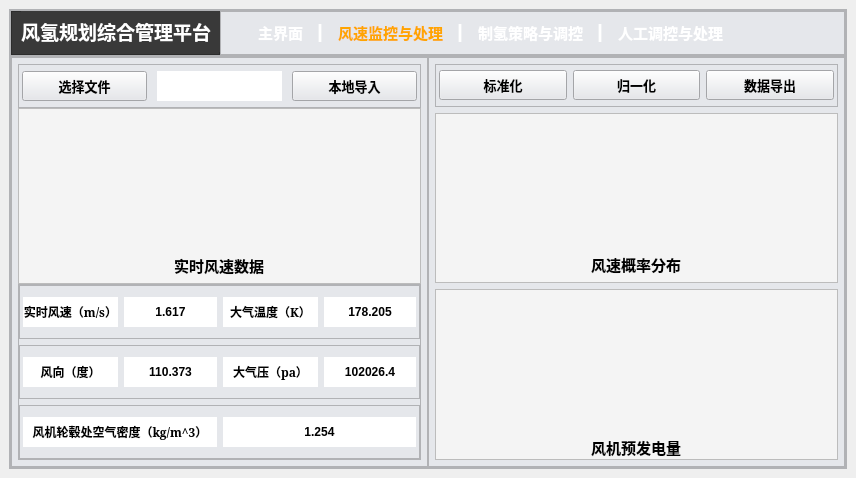
<?xml version="1.0" encoding="UTF-8"?>
<ui version="4.0">
 <class>MainWindow_fengji</class>
 <widget class="QMainWindow" name="MainWindow_fengji">
  <property name="geometry">
   <rect>
    <x>0</x>
    <y>0</y>
    <width>856</width>
    <height>478</height>
   </rect>
  </property>
  <property name="windowTitle">
   <string>MainWindow</string>
  </property>
  <widget class="QWidget" name="centralwidget">
   <layout class="QVBoxLayout" name="verticalLayout">
    <item>
     <widget class="QFrame" name="frame">
      <property name="font">
       <font>
        <weight>75</weight>
        <bold>true</bold>
       </font>
      </property>
      <property name="styleSheet">
       <string notr="true">background-color: rgb(229, 231, 235);</string>
      </property>
      <property name="frameShape">
       <enum>QFrame::StyledPanel</enum>
      </property>
      <property name="frameShadow">
       <enum>QFrame::Raised</enum>
      </property>
      <layout class="QVBoxLayout" name="verticalLayout_2" stretch="1,9">
       <property name="spacing">
        <number>0</number>
       </property>
       <property name="leftMargin">
        <number>0</number>
       </property>
       <property name="topMargin">
        <number>0</number>
       </property>
       <property name="rightMargin">
        <number>0</number>
       </property>
       <property name="bottomMargin">
        <number>0</number>
       </property>
       <item>
        <widget class="QFrame" name="frame_16">
         <property name="sizePolicy">
          <sizepolicy hsizetype="Expanding" vsizetype="Expanding">
           <horstretch>0</horstretch>
           <verstretch>2</verstretch>
          </sizepolicy>
         </property>
         <property name="frameShape">
          <enum>QFrame::StyledPanel</enum>
         </property>
         <property name="frameShadow">
          <enum>QFrame::Raised</enum>
         </property>
         <layout class="QHBoxLayout" name="horizontalLayout_8">
          <property name="spacing">
           <number>0</number>
          </property>
          <property name="leftMargin">
           <number>0</number>
          </property>
          <property name="topMargin">
           <number>0</number>
          </property>
          <property name="rightMargin">
           <number>0</number>
          </property>
          <property name="bottomMargin">
           <number>0</number>
          </property>
          <item>
           <widget class="QFrame" name="frame_17">
            <property name="sizePolicy">
             <sizepolicy hsizetype="Expanding" vsizetype="Expanding">
              <horstretch>1</horstretch>
              <verstretch>0</verstretch>
             </sizepolicy>
            </property>
            <property name="styleSheet">
             <string notr="true">background-color: rgb(57, 57, 57);</string>
            </property>
            <property name="frameShape">
             <enum>QFrame::StyledPanel</enum>
            </property>
            <property name="frameShadow">
             <enum>QFrame::Raised</enum>
            </property>
            <widget class="QLabel" name="label_5">
             <property name="geometry">
              <rect>
               <x>10</x>
               <y>0</y>
               <width>201</width>
               <height>41</height>
              </rect>
             </property>
             <property name="font">
              <font>
               <family>黑体</family>
               <pointsize>14</pointsize>
               <weight>75</weight>
               <bold>true</bold>
              </font>
             </property>
             <property name="styleSheet">
              <string notr="true">QLabel {
    color: rgb(255, 255, 255);
    
    text-align: center;
}
</string>
             </property>
             <property name="text">
              <string>风氢规划综合管理平台</string>
             </property>
            </widget>
           </widget>
          </item>
          <item>
           <widget class="QFrame" name="frame_18">
            <property name="sizePolicy">
             <sizepolicy hsizetype="Expanding" vsizetype="Expanding">
              <horstretch>3</horstretch>
              <verstretch>0</verstretch>
             </sizepolicy>
            </property>
            <property name="styleSheet">
             <string notr="true">background: qlineargradient(spread:pad, x1:0, y1:1, x2:1, y2:1, 
                            stop:0 rgba(77, 77, 77, 255), 
                            stop:1 rgba(57, 57, 57, 255));
</string>
            </property>
            <property name="frameShape">
             <enum>QFrame::StyledPanel</enum>
            </property>
            <property name="frameShadow">
             <enum>QFrame::Raised</enum>
            </property>
            <widget class="QPushButton" name="pushButton_main">
             <property name="geometry">
              <rect>
               <x>30</x>
               <y>10</y>
               <width>61</width>
               <height>23</height>
              </rect>
             </property>
             <property name="font">
              <font>
               <family>幼圆</family>
               <pointsize>11</pointsize>
               <weight>75</weight>
               <italic>false</italic>
               <bold>true</bold>
               <underline>false</underline>
              </font>
             </property>
             <property name="styleSheet">
              <string notr="true">QPushButton{
	border:none;
	color: rgb(255, 255, 255);
 	background-color: transparent; /* 设置背景颜色为透明 */
}
QPushButton:hover{
	padding-bottom:5px;
}
</string>
             </property>
             <property name="text">
              <string>主界面</string>
             </property>
            </widget>
            <widget class="QPushButton" name="pushButton_fengji">
             <property name="geometry">
              <rect>
               <x>110</x>
               <y>10</y>
               <width>121</width>
               <height>23</height>
              </rect>
             </property>
             <property name="font">
              <font>
               <family>幼圆</family>
               <pointsize>11</pointsize>
               <weight>75</weight>
               <bold>true</bold>
              </font>
             </property>
             <property name="styleSheet">
              <string notr="true">QPushButton{
	border:none;
	color: #FFA500;  /* 橙色 */
 	background-color: transparent; /* 设置背景颜色为透明 */
}
QPushButton:hover{
	padding-bottom:5px;
}
</string>
             </property>
             <property name="text">
              <string>风速监控与处理</string>
             </property>
            </widget>
            <widget class="QPushButton" name="pushButton_zhiqing">
             <property name="geometry">
              <rect>
               <x>250</x>
               <y>10</y>
               <width>121</width>
               <height>23</height>
              </rect>
             </property>
             <property name="font">
              <font>
               <family>幼圆</family>
               <pointsize>11</pointsize>
               <weight>75</weight>
               <bold>true</bold>
              </font>
             </property>
             <property name="styleSheet">
              <string notr="true">QPushButton{
	border:none;
	color: rgb(255, 255, 255);
 	background-color: transparent; /* 设置背景颜色为透明 */
}
QPushButton:hover{
	padding-bottom:5px;
}
</string>
             </property>
             <property name="text">
              <string>制氢策略与调控</string>
             </property>
            </widget>
            <widget class="QPushButton" name="pushButton_rengong">
             <property name="geometry">
              <rect>
               <x>390</x>
               <y>10</y>
               <width>121</width>
               <height>23</height>
              </rect>
             </property>
             <property name="font">
              <font>
               <family>幼圆</family>
               <pointsize>11</pointsize>
               <weight>75</weight>
               <bold>true</bold>
              </font>
             </property>
             <property name="styleSheet">
              <string notr="true">QPushButton{
	border:none;
	color: rgb(255, 255, 255);
 	background-color: transparent; /* 设置背景颜色为透明 */
}
QPushButton:hover{
	padding-bottom:5px;
}
</string>
             </property>
             <property name="text">
              <string>人工调控与处理</string>
             </property>
            </widget>
            <widget class="QPushButton" name="pushButton_10">
             <property name="geometry">
              <rect>
               <x>580</x>
               <y>10</y>
               <width>41</width>
               <height>31</height>
              </rect>
             </property>
             <property name="styleSheet">
              <string notr="true">QPushButton {
    background-color: transparent;  /* 背景透明 */
    border: none;  /* 去掉边框 */
}
</string>
             </property>
             <property name="text">
              <string/>
             </property>
             <property name="icon">
              <iconset resource="res.qrc">
               <normaloff>:/icons/icons/关白粗.png</normaloff>:/icons/icons/关白粗.png</iconset>
             </property>
            </widget>
            <widget class="QLabel" name="label_23">
             <property name="geometry">
              <rect>
               <x>90</x>
               <y>10</y>
               <width>21</width>
               <height>21</height>
              </rect>
             </property>
             <property name="font">
              <font>
               <family>幼圆</family>
               <pointsize>15</pointsize>
               <weight>75</weight>
               <bold>true</bold>
              </font>
             </property>
             <property name="styleSheet">
              <string notr="true">QLabel {
    color: white;  /* 文字颜色白色 */
    background-color: transparent;  /* 背景透明 */
}
</string>
             </property>
             <property name="text">
              <string>丨</string>
             </property>
            </widget>
            <widget class="QLabel" name="label_24">
             <property name="geometry">
              <rect>
               <x>230</x>
               <y>10</y>
               <width>21</width>
               <height>21</height>
              </rect>
             </property>
             <property name="font">
              <font>
               <family>幼圆</family>
               <pointsize>15</pointsize>
               <weight>75</weight>
               <bold>true</bold>
              </font>
             </property>
             <property name="styleSheet">
              <string notr="true">QLabel {
    color: white;  /* 文字颜色白色 */
    background-color: transparent;  /* 背景透明 */
}
</string>
             </property>
             <property name="text">
              <string>丨</string>
             </property>
            </widget>
            <widget class="QLabel" name="label_25">
             <property name="geometry">
              <rect>
               <x>370</x>
               <y>10</y>
               <width>21</width>
               <height>21</height>
              </rect>
             </property>
             <property name="font">
              <font>
               <family>幼圆</family>
               <pointsize>15</pointsize>
               <weight>75</weight>
               <bold>true</bold>
              </font>
             </property>
             <property name="styleSheet">
              <string notr="true">QLabel {
    color: white;  /* 文字颜色白色 */
    background-color: transparent;  /* 背景透明 */
}
</string>
             </property>
             <property name="text">
              <string>丨</string>
             </property>
            </widget>
           </widget>
          </item>
         </layout>
        </widget>
       </item>
       <item>
        <widget class="QFrame" name="frame_3">
         <property name="sizePolicy">
          <sizepolicy hsizetype="Expanding" vsizetype="Expanding">
           <horstretch>0</horstretch>
           <verstretch>8</verstretch>
          </sizepolicy>
         </property>
         <property name="frameShape">
          <enum>QFrame::StyledPanel</enum>
         </property>
         <property name="frameShadow">
          <enum>QFrame::Raised</enum>
         </property>
         <layout class="QHBoxLayout" name="horizontalLayout">
          <property name="spacing">
           <number>0</number>
          </property>
          <property name="leftMargin">
           <number>0</number>
          </property>
          <property name="topMargin">
           <number>0</number>
          </property>
          <property name="rightMargin">
           <number>0</number>
          </property>
          <property name="bottomMargin">
           <number>0</number>
          </property>
          <item>
           <widget class="QFrame" name="frame_5">
            <property name="sizePolicy">
             <sizepolicy hsizetype="Expanding" vsizetype="Expanding">
              <horstretch>1</horstretch>
              <verstretch>0</verstretch>
             </sizepolicy>
            </property>
            <property name="font">
             <font>
              <family>幼圆</family>
              <pointsize>10</pointsize>
              <weight>75</weight>
              <bold>true</bold>
             </font>
            </property>
            <property name="frameShape">
             <enum>QFrame::StyledPanel</enum>
            </property>
            <property name="frameShadow">
             <enum>QFrame::Raised</enum>
            </property>
            <layout class="QVBoxLayout" name="verticalLayout_3">
             <property name="spacing">
              <number>0</number>
             </property>
             <property name="leftMargin">
              <number>6</number>
             </property>
             <property name="topMargin">
              <number>6</number>
             </property>
             <property name="rightMargin">
              <number>6</number>
             </property>
             <property name="bottomMargin">
              <number>6</number>
             </property>
             <item>
              <widget class="QFrame" name="frame_7">
               <property name="sizePolicy">
                <sizepolicy hsizetype="Expanding" vsizetype="Expanding">
                 <horstretch>0</horstretch>
                 <verstretch>1</verstretch>
                </sizepolicy>
               </property>
               <property name="frameShape">
                <enum>QFrame::StyledPanel</enum>
               </property>
               <property name="frameShadow">
                <enum>QFrame::Raised</enum>
               </property>
               <layout class="QHBoxLayout" name="horizontalLayout_3">
                <property name="spacing">
                 <number>10</number>
                </property>
                <property name="leftMargin">
                 <number>3</number>
                </property>
                <property name="topMargin">
                 <number>0</number>
                </property>
                <property name="rightMargin">
                 <number>3</number>
                </property>
                <property name="bottomMargin">
                 <number>0</number>
                </property>
                <item>
                 <widget class="QPushButton" name="pushButton">
                  <property name="minimumSize">
                   <size>
                    <width>0</width>
                    <height>30</height>
                   </size>
                  </property>
                  <property name="maximumSize">
                   <size>
                    <width>16777215</width>
                    <height>30</height>
                   </size>
                  </property>
                  <property name="font">
                   <font>
                    <family>幼圆</family>
                    <pointsize>10</pointsize>
                    <weight>75</weight>
                    <bold>true</bold>
                   </font>
                  </property>
                  <property name="text">
                   <string>选择文件</string>
                  </property>
                 </widget>
                </item>
                <item>
                 <widget class="QLabel" name="label">
                  <property name="minimumSize">
                   <size>
                    <width>0</width>
                    <height>30</height>
                   </size>
                  </property>
                  <property name="maximumSize">
                   <size>
                    <width>16777215</width>
                    <height>30</height>
                   </size>
                  </property>
                  <property name="styleSheet">
                   <string notr="true">background-color: rgb(255, 255, 255);</string>
                  </property>
                  <property name="text">
                   <string/>
                  </property>
                 </widget>
                </item>
                <item>
                 <widget class="QPushButton" name="pushButton_2">
                  <property name="minimumSize">
                   <size>
                    <width>0</width>
                    <height>30</height>
                   </size>
                  </property>
                  <property name="maximumSize">
                   <size>
                    <width>16777215</width>
                    <height>30</height>
                   </size>
                  </property>
                  <property name="font">
                   <font>
                    <family>SimSun</family>
                    <pointsize>10</pointsize>
                    <weight>75</weight>
                    <bold>true</bold>
                   </font>
                  </property>
                  <property name="text">
                   <string>本地导入</string>
                  </property>
                 </widget>
                </item>
               </layout>
              </widget>
             </item>
             <item>
              <widget class="QFrame" name="frame_8">
               <property name="sizePolicy">
                <sizepolicy hsizetype="Expanding" vsizetype="Expanding">
                 <horstretch>0</horstretch>
                 <verstretch>4</verstretch>
                </sizepolicy>
               </property>
               <property name="styleSheet">
                <string notr="true">background-color: rgb(244, 244, 244);</string>
               </property>
               <property name="frameShape">
                <enum>QFrame::StyledPanel</enum>
               </property>
               <property name="frameShadow">
                <enum>QFrame::Raised</enum>
               </property>
               <layout class="QVBoxLayout" name="verticalLayout_4" stretch="9,1">
                <property name="leftMargin">
                 <number>6</number>
                </property>
                <property name="topMargin">
                 <number>6</number>
                </property>
                <property name="rightMargin">
                 <number>6</number>
                </property>
                <property name="bottomMargin">
                 <number>6</number>
                </property>
                <item>
                 <widget class="QWidget" name="shishifengsu" native="true"/>
                </item>
                <item alignment="Qt::AlignHCenter">
                 <widget class="QLabel" name="label_2">
                  <property name="font">
                   <font>
                    <family>SimSun</family>
                    <pointsize>11</pointsize>
                    <weight>75</weight>
                    <bold>true</bold>
                   </font>
                  </property>
                  <property name="text">
                   <string>实时风速数据</string>
                  </property>
                 </widget>
                </item>
               </layout>
              </widget>
             </item>
             <item>
              <widget class="QFrame" name="frame_9">
               <property name="sizePolicy">
                <sizepolicy hsizetype="Expanding" vsizetype="Expanding">
                 <horstretch>0</horstretch>
                 <verstretch>4</verstretch>
                </sizepolicy>
               </property>
               <property name="font">
                <font>
                 <family>幼圆</family>
                 <pointsize>10</pointsize>
                 <weight>75</weight>
                 <bold>true</bold>
                </font>
               </property>
               <property name="frameShape">
                <enum>QFrame::StyledPanel</enum>
               </property>
               <property name="frameShadow">
                <enum>QFrame::Raised</enum>
               </property>
               <layout class="QVBoxLayout" name="verticalLayout_5">
                <property name="leftMargin">
                 <number>0</number>
                </property>
                <property name="topMargin">
                 <number>0</number>
                </property>
                <property name="rightMargin">
                 <number>0</number>
                </property>
                <property name="bottomMargin">
                 <number>0</number>
                </property>
                <item>
                 <widget class="QFrame" name="frame_10">
                  <property name="frameShape">
                   <enum>QFrame::StyledPanel</enum>
                  </property>
                  <property name="frameShadow">
                   <enum>QFrame::Raised</enum>
                  </property>
                  <layout class="QHBoxLayout" name="horizontalLayout_4">
                   <property name="spacing">
                    <number>6</number>
                   </property>
                   <property name="leftMargin">
                    <number>3</number>
                   </property>
                   <property name="topMargin">
                    <number>0</number>
                   </property>
                   <property name="rightMargin">
                    <number>3</number>
                   </property>
                   <property name="bottomMargin">
                    <number>0</number>
                   </property>
                   <item>
                    <widget class="QLabel" name="label_3">
                     <property name="minimumSize">
                      <size>
                       <width>95</width>
                       <height>30</height>
                      </size>
                     </property>
                     <property name="maximumSize">
                      <size>
                       <width>16777215</width>
                       <height>30</height>
                      </size>
                     </property>
                     <property name="font">
                      <font>
                       <family>SimSun</family>
                       <pointsize>9</pointsize>
                       <weight>75</weight>
                       <bold>true</bold>
                      </font>
                     </property>
                     <property name="styleSheet">
                      <string notr="true">background-color: rgb(255, 255, 255);</string>
                     </property>
                     <property name="text">
                      <string>实时风速（m/s）</string>
                     </property>
                     <property name="alignment">
                      <set>Qt::AlignCenter</set>
                     </property>
                    </widget>
                   </item>
                   <item>
                    <widget class="QLabel" name="label_12">
                     <property name="minimumSize">
                      <size>
                       <width>0</width>
                       <height>30</height>
                      </size>
                     </property>
                     <property name="maximumSize">
                      <size>
                       <width>16777215</width>
                       <height>30</height>
                      </size>
                     </property>
                     <property name="font">
                      <font>
                       <weight>75</weight>
                       <bold>true</bold>
                      </font>
                     </property>
                     <property name="styleSheet">
                      <string notr="true">background-color: rgb(255, 255, 255);
border:1px black ;

</string>
                     </property>
                     <property name="text">
                      <string>1.617</string>
                     </property>
                     <property name="alignment">
                      <set>Qt::AlignCenter</set>
                     </property>
                    </widget>
                   </item>
                   <item>
                    <widget class="QLabel" name="label_8">
                     <property name="minimumSize">
                      <size>
                       <width>95</width>
                       <height>30</height>
                      </size>
                     </property>
                     <property name="maximumSize">
                      <size>
                       <width>16777215</width>
                       <height>30</height>
                      </size>
                     </property>
                     <property name="font">
                      <font>
                       <family>SimSun</family>
                       <pointsize>9</pointsize>
                       <weight>75</weight>
                       <bold>true</bold>
                      </font>
                     </property>
                     <property name="styleSheet">
                      <string notr="true">background-color: rgb(255, 255, 255);</string>
                     </property>
                     <property name="text">
                      <string>大气温度（K）</string>
                     </property>
                     <property name="alignment">
                      <set>Qt::AlignCenter</set>
                     </property>
                    </widget>
                   </item>
                   <item>
                    <widget class="QLabel" name="label_14">
                     <property name="minimumSize">
                      <size>
                       <width>0</width>
                       <height>30</height>
                      </size>
                     </property>
                     <property name="maximumSize">
                      <size>
                       <width>16777215</width>
                       <height>30</height>
                      </size>
                     </property>
                     <property name="font">
                      <font>
                       <weight>75</weight>
                       <bold>true</bold>
                      </font>
                     </property>
                     <property name="styleSheet">
                      <string notr="true">background-color: rgb(255, 255, 255);
border:1px black ;

</string>
                     </property>
                     <property name="text">
                      <string>178.205</string>
                     </property>
                     <property name="alignment">
                      <set>Qt::AlignCenter</set>
                     </property>
                    </widget>
                   </item>
                  </layout>
                 </widget>
                </item>
                <item>
                 <widget class="QFrame" name="frame_11">
                  <property name="frameShape">
                   <enum>QFrame::StyledPanel</enum>
                  </property>
                  <property name="frameShadow">
                   <enum>QFrame::Raised</enum>
                  </property>
                  <layout class="QHBoxLayout" name="horizontalLayout_5">
                   <property name="leftMargin">
                    <number>3</number>
                   </property>
                   <property name="topMargin">
                    <number>0</number>
                   </property>
                   <property name="rightMargin">
                    <number>3</number>
                   </property>
                   <property name="bottomMargin">
                    <number>0</number>
                   </property>
                   <item>
                    <widget class="QLabel" name="label_4">
                     <property name="minimumSize">
                      <size>
                       <width>95</width>
                       <height>30</height>
                      </size>
                     </property>
                     <property name="maximumSize">
                      <size>
                       <width>16777215</width>
                       <height>30</height>
                      </size>
                     </property>
                     <property name="font">
                      <font>
                       <family>SimSun</family>
                       <pointsize>9</pointsize>
                       <weight>75</weight>
                       <bold>true</bold>
                      </font>
                     </property>
                     <property name="styleSheet">
                      <string notr="true">background-color: rgb(255, 255, 255);</string>
                     </property>
                     <property name="text">
                      <string>风向（度）</string>
                     </property>
                     <property name="alignment">
                      <set>Qt::AlignCenter</set>
                     </property>
                    </widget>
                   </item>
                   <item>
                    <widget class="QLabel" name="label_13">
                     <property name="minimumSize">
                      <size>
                       <width>0</width>
                       <height>30</height>
                      </size>
                     </property>
                     <property name="maximumSize">
                      <size>
                       <width>16777215</width>
                       <height>30</height>
                      </size>
                     </property>
                     <property name="font">
                      <font>
                       <weight>75</weight>
                       <bold>true</bold>
                      </font>
                     </property>
                     <property name="styleSheet">
                      <string notr="true">background-color: rgb(255, 255, 255);
border:1px black ;

</string>
                     </property>
                     <property name="text">
                      <string>110.373</string>
                     </property>
                     <property name="alignment">
                      <set>Qt::AlignCenter</set>
                     </property>
                    </widget>
                   </item>
                   <item>
                    <widget class="QLabel" name="label_9">
                     <property name="minimumSize">
                      <size>
                       <width>95</width>
                       <height>30</height>
                      </size>
                     </property>
                     <property name="maximumSize">
                      <size>
                       <width>16777215</width>
                       <height>30</height>
                      </size>
                     </property>
                     <property name="font">
                      <font>
                       <family>SimSun</family>
                       <pointsize>9</pointsize>
                       <weight>75</weight>
                       <bold>true</bold>
                      </font>
                     </property>
                     <property name="styleSheet">
                      <string notr="true">background-color: rgb(255, 255, 255);</string>
                     </property>
                     <property name="text">
                      <string>大气压（pa）</string>
                     </property>
                     <property name="alignment">
                      <set>Qt::AlignCenter</set>
                     </property>
                    </widget>
                   </item>
                   <item>
                    <widget class="QLabel" name="label_15">
                     <property name="minimumSize">
                      <size>
                       <width>0</width>
                       <height>30</height>
                      </size>
                     </property>
                     <property name="maximumSize">
                      <size>
                       <width>16777215</width>
                       <height>30</height>
                      </size>
                     </property>
                     <property name="font">
                      <font>
                       <weight>75</weight>
                       <bold>true</bold>
                      </font>
                     </property>
                     <property name="styleSheet">
                      <string notr="true">background-color: rgb(255, 255, 255);
border:1px black ;

</string>
                     </property>
                     <property name="text">
                      <string>102026.4</string>
                     </property>
                     <property name="alignment">
                      <set>Qt::AlignCenter</set>
                     </property>
                    </widget>
                   </item>
                  </layout>
                 </widget>
                </item>
                <item>
                 <widget class="QFrame" name="frame_12">
                  <property name="frameShape">
                   <enum>QFrame::StyledPanel</enum>
                  </property>
                  <property name="frameShadow">
                   <enum>QFrame::Raised</enum>
                  </property>
                  <layout class="QHBoxLayout" name="horizontalLayout_6">
                   <property name="leftMargin">
                    <number>3</number>
                   </property>
                   <property name="topMargin">
                    <number>0</number>
                   </property>
                   <property name="rightMargin">
                    <number>3</number>
                   </property>
                   <property name="bottomMargin">
                    <number>0</number>
                   </property>
                   <item>
                    <widget class="QLabel" name="label_11">
                     <property name="minimumSize">
                      <size>
                       <width>0</width>
                       <height>30</height>
                      </size>
                     </property>
                     <property name="maximumSize">
                      <size>
                       <width>16777215</width>
                       <height>30</height>
                      </size>
                     </property>
                     <property name="font">
                      <font>
                       <family>SimSun</family>
                       <pointsize>9</pointsize>
                       <weight>75</weight>
                       <bold>true</bold>
                      </font>
                     </property>
                     <property name="styleSheet">
                      <string notr="true">background-color: rgb(255, 255, 255);</string>
                     </property>
                     <property name="text">
                      <string>风机轮毂处空气密度（kg/m^3）</string>
                     </property>
                     <property name="alignment">
                      <set>Qt::AlignCenter</set>
                     </property>
                    </widget>
                   </item>
                   <item>
                    <widget class="QLabel" name="label_10">
                     <property name="minimumSize">
                      <size>
                       <width>0</width>
                       <height>30</height>
                      </size>
                     </property>
                     <property name="maximumSize">
                      <size>
                       <width>16777215</width>
                       <height>30</height>
                      </size>
                     </property>
                     <property name="font">
                      <font>
                       <weight>75</weight>
                       <bold>true</bold>
                      </font>
                     </property>
                     <property name="styleSheet">
                      <string notr="true">background-color: rgb(255, 255, 255);
border:1px black ;

</string>
                     </property>
                     <property name="text">
                      <string>1.254</string>
                     </property>
                     <property name="alignment">
                      <set>Qt::AlignCenter</set>
                     </property>
                    </widget>
                   </item>
                  </layout>
                 </widget>
                </item>
               </layout>
              </widget>
             </item>
            </layout>
           </widget>
          </item>
          <item>
           <widget class="QFrame" name="frame_6">
            <property name="sizePolicy">
             <sizepolicy hsizetype="Expanding" vsizetype="Expanding">
              <horstretch>1</horstretch>
              <verstretch>0</verstretch>
             </sizepolicy>
            </property>
            <property name="frameShape">
             <enum>QFrame::StyledPanel</enum>
            </property>
            <property name="frameShadow">
             <enum>QFrame::Raised</enum>
            </property>
            <layout class="QVBoxLayout" name="verticalLayout_8">
             <property name="leftMargin">
              <number>6</number>
             </property>
             <property name="topMargin">
              <number>6</number>
             </property>
             <property name="rightMargin">
              <number>6</number>
             </property>
             <property name="bottomMargin">
              <number>6</number>
             </property>
             <item>
              <widget class="QFrame" name="frame_15">
               <property name="sizePolicy">
                <sizepolicy hsizetype="Preferred" vsizetype="Preferred">
                 <horstretch>0</horstretch>
                 <verstretch>1</verstretch>
                </sizepolicy>
               </property>
               <property name="font">
                <font>
                 <pointsize>5</pointsize>
                 <weight>75</weight>
                 <bold>true</bold>
                </font>
               </property>
               <property name="frameShape">
                <enum>QFrame::StyledPanel</enum>
               </property>
               <property name="frameShadow">
                <enum>QFrame::Raised</enum>
               </property>
               <layout class="QHBoxLayout" name="horizontalLayout_7">
                <property name="leftMargin">
                 <number>3</number>
                </property>
                <property name="topMargin">
                 <number>0</number>
                </property>
                <property name="rightMargin">
                 <number>3</number>
                </property>
                <property name="bottomMargin">
                 <number>0</number>
                </property>
                <item>
                 <widget class="QPushButton" name="pushButton_3">
                  <property name="minimumSize">
                   <size>
                    <width>0</width>
                    <height>30</height>
                   </size>
                  </property>
                  <property name="maximumSize">
                   <size>
                    <width>16777215</width>
                    <height>30</height>
                   </size>
                  </property>
                  <property name="font">
                   <font>
                    <family>SimSun</family>
                    <pointsize>10</pointsize>
                    <weight>75</weight>
                    <bold>true</bold>
                   </font>
                  </property>
                  <property name="text">
                   <string>标准化</string>
                  </property>
                 </widget>
                </item>
                <item>
                 <widget class="QPushButton" name="pushButton_4">
                  <property name="minimumSize">
                   <size>
                    <width>0</width>
                    <height>30</height>
                   </size>
                  </property>
                  <property name="maximumSize">
                   <size>
                    <width>16777215</width>
                    <height>30</height>
                   </size>
                  </property>
                  <property name="font">
                   <font>
                    <family>SimSun</family>
                    <pointsize>10</pointsize>
                    <weight>75</weight>
                    <bold>true</bold>
                   </font>
                  </property>
                  <property name="text">
                   <string>归一化</string>
                  </property>
                 </widget>
                </item>
                <item>
                 <widget class="QPushButton" name="pushButton_5">
                  <property name="minimumSize">
                   <size>
                    <width>0</width>
                    <height>30</height>
                   </size>
                  </property>
                  <property name="maximumSize">
                   <size>
                    <width>16777215</width>
                    <height>30</height>
                   </size>
                  </property>
                  <property name="font">
                   <font>
                    <family>SimSun</family>
                    <pointsize>10</pointsize>
                    <weight>75</weight>
                    <bold>true</bold>
                   </font>
                  </property>
                  <property name="text">
                   <string>数据导出</string>
                  </property>
                 </widget>
                </item>
               </layout>
              </widget>
             </item>
             <item>
              <widget class="QFrame" name="frame_13">
               <property name="sizePolicy">
                <sizepolicy hsizetype="Expanding" vsizetype="Expanding">
                 <horstretch>0</horstretch>
                 <verstretch>4</verstretch>
                </sizepolicy>
               </property>
               <property name="styleSheet">
                <string notr="true">background-color: rgb(244, 244, 244);</string>
               </property>
               <property name="frameShape">
                <enum>QFrame::StyledPanel</enum>
               </property>
               <property name="frameShadow">
                <enum>QFrame::Raised</enum>
               </property>
               <layout class="QVBoxLayout" name="verticalLayout_6" stretch="9,1">
                <property name="leftMargin">
                 <number>6</number>
                </property>
                <property name="topMargin">
                 <number>6</number>
                </property>
                <property name="rightMargin">
                 <number>6</number>
                </property>
                <property name="bottomMargin">
                 <number>6</number>
                </property>
                <item>
                 <widget class="QWidget" name="fengsugailv" native="true"/>
                </item>
                <item alignment="Qt::AlignHCenter">
                 <widget class="QLabel" name="label_16">
                  <property name="font">
                   <font>
                    <family>SimSun</family>
                    <pointsize>11</pointsize>
                    <weight>75</weight>
                    <bold>true</bold>
                   </font>
                  </property>
                  <property name="text">
                   <string>风速概率分布</string>
                  </property>
                 </widget>
                </item>
               </layout>
              </widget>
             </item>
             <item>
              <widget class="QFrame" name="frame_14">
               <property name="sizePolicy">
                <sizepolicy hsizetype="Expanding" vsizetype="Expanding">
                 <horstretch>0</horstretch>
                 <verstretch>4</verstretch>
                </sizepolicy>
               </property>
               <property name="styleSheet">
                <string notr="true">background-color: rgb(244, 244, 244);</string>
               </property>
               <property name="frameShape">
                <enum>QFrame::StyledPanel</enum>
               </property>
               <property name="frameShadow">
                <enum>QFrame::Raised</enum>
               </property>
               <layout class="QVBoxLayout" name="verticalLayout_7" stretch="9,1">
                <property name="leftMargin">
                 <number>3</number>
                </property>
                <property name="topMargin">
                 <number>0</number>
                </property>
                <property name="rightMargin">
                 <number>3</number>
                </property>
                <property name="bottomMargin">
                 <number>0</number>
                </property>
                <item>
                 <widget class="QWidget" name="yufadianliang" native="true"/>
                </item>
                <item alignment="Qt::AlignHCenter">
                 <widget class="QLabel" name="label_17">
                  <property name="font">
                   <font>
                    <family>SimSun</family>
                    <pointsize>11</pointsize>
                    <weight>75</weight>
                    <bold>true</bold>
                   </font>
                  </property>
                  <property name="text">
                   <string>风机预发电量</string>
                  </property>
                 </widget>
                </item>
               </layout>
              </widget>
             </item>
            </layout>
           </widget>
          </item>
         </layout>
        </widget>
       </item>
      </layout>
     </widget>
    </item>
   </layout>
  </widget>
 </widget>
 <resources>
  <include location="res.qrc"/>
 </resources>
 <connections/>
</ui>
